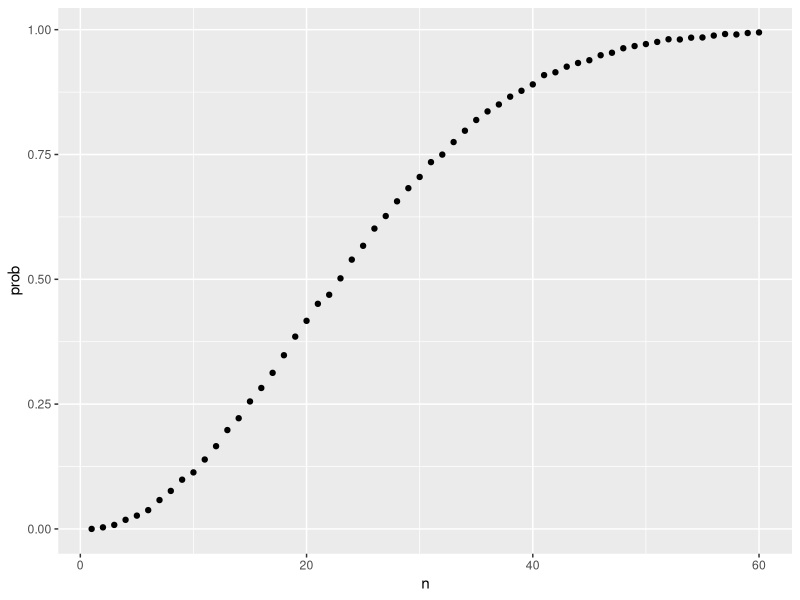
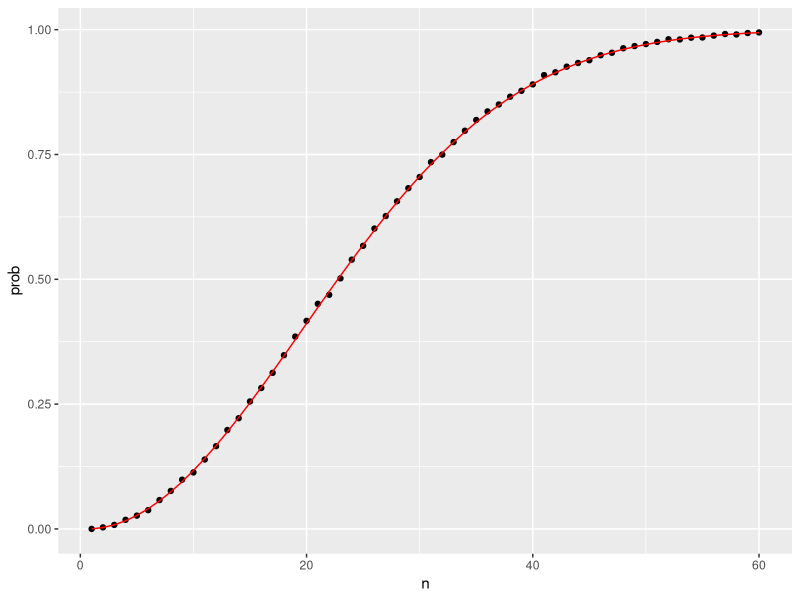
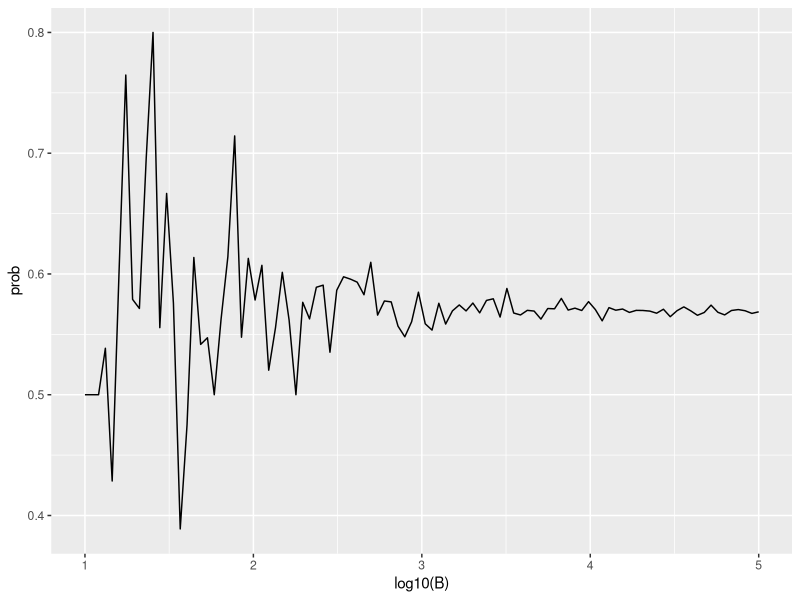
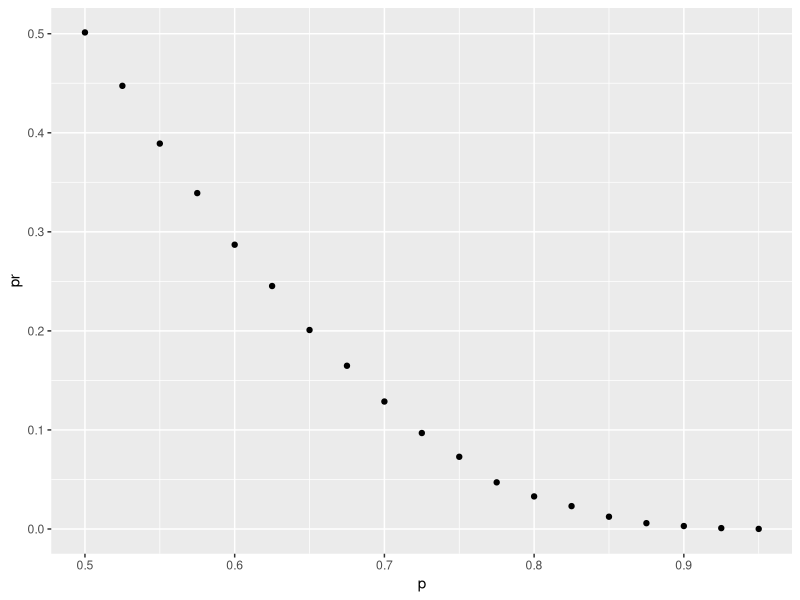
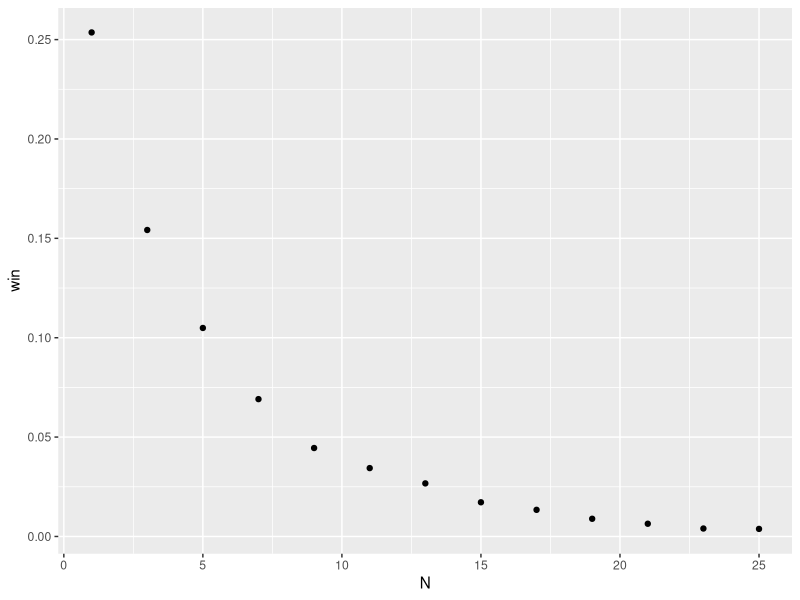
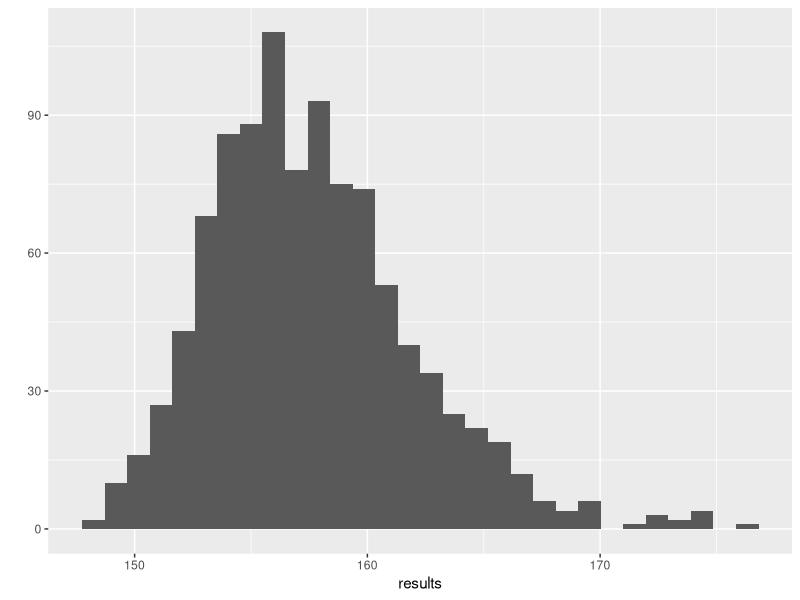

R code for these plots, in order:
## ---- chunk 1
install.packages("tidyverse")
library(tidyverse)
## ---- chunk 2
number <- "Three"
suit <- "Hearts"
paste(number, suit)
## ---- chunk 3
paste(letters[1:5], as.character(1:5))
## ---- chunk 4
expand.grid(pants = c("blue", "black"), shirt = c("white", "grey", "plaid"))
## ---- chunk 5
suits <- c("Diamonds", "Clubs", "Hearts", "Spades")
numbers <- c("Ace", "Deuce", "Three", "Four", "Five", "Six", "Seven", 
             "Eight", "Nine", "Ten", "Jack", "Queen", "King")
deck <- expand.grid(number=numbers, suit=suits)
deck <- paste(deck$number, deck$suit)
## ---- chunk 6
kings <- paste("King", suits)
mean(deck %in% kings)
#> [1] 0.0769
## ---- chunk 7
install.packages("gtools")
library(gtools)
permutations(3, 2)
## ---- chunk 8
all_phone_numbers <- permutations(10, 7, v = 0:9)
n <- nrow(all_phone_numbers)
index <- sample(n, 5)
all_phone_numbers[index,]
## ---- chunk 9
hands <- permutations(52, 2, v = deck)
## ---- chunk 10
first_card <- hands[,1]
second_card <- hands[,2]
## ---- chunk 11
kings <- paste("King", suits)
sum(first_card %in% kings)
## ---- chunk 12
sum(first_card%in%kings & second_card%in%kings) / sum(first_card%in%kings)
## ---- chunk 13
mean(first_card%in%kings & second_card%in%kings) / mean(first_card%in%kings)
## ---- chunk 14
combinations(3,2)
## ---- chunk 15
aces <- paste("Ace", suits)

facecard <- c("King", "Queen", "Jack", "Ten")
facecard <- expand.grid(number = facecard, suit = suits)
facecard <- paste(facecard$number, facecard$suit)

hands <- combinations(52, 2, v = deck)
mean(hands[,1] %in% aces & hands[,2] %in% facecard)
## ---- chunk 16
mean((hands[,1] %in% aces & hands[,2] %in% facecard) |
       (hands[,2] %in% aces & hands[,1] %in% facecard))
## ---- chunk 17
hand <- sample(deck, 2)
hand
## ---- chunk 18
(hands[1] %in% aces & hands[2] %in% facecard) | 
  (hands[2] %in% aces & hands[1] %in% facecard)
## ---- chunk 19
blackjack <- function(){
   hand <- sample(deck, 2)
  (hand[1] %in% aces & hand[2] %in% facecard) | 
    (hand[2] %in% aces & hand[1] %in% facecard)
}
## ---- chunk 20
blackjack()
## ---- chunk 21
B <- 10000
results <- replicate(B, blackjack())
mean(results)
## ---- chunk 22
B <- 10000
monty_hall <- function(strategy){
  doors <- as.character(1:3)
  prize <- sample(c("car", "goat", "goat"))
  prize_door <- doors[prize == "car"]
  my_pick  <- sample(doors, 1)
  show <- sample(doors[!doors %in% c(my_pick, prize_door)],1)
  stick <- my_pick
  stick == prize_door
  switch <- doors[!doors%in%c(my_pick, show)]
  choice <- ifelse(strategy == "stick", stick, switch)
  choice == prize_door
}
stick <- replicate(B, monty_hall("stick"))
mean(stick)
switch <- replicate(B, monty_hall("switch"))
mean(switch)
## ---- chunk 23
n <- 50
bdays <- sample(1:365, n, replace = TRUE)
## ---- chunk 24
duplicated(c(1,2,3,1,4,3,5))
## ---- chunk 25
any(duplicated(bdays))
## ---- chunk 26
B <- 10000
same_birthday <- function(n){
  bdays <- sample(1:365, n, replace=TRUE)
  any(duplicated(bdays))
}
results <- replicate(B, same_birthday(50))
mean(results)
#> [1] 0.969
## ---- chunk 27
compute_prob <- function(n, B=10000){
  results <- replicate(B, same_birthday(n))
  mean(results)
}
## ---- chunk 28
n <- seq(1,60)
prob <- sapply(n, compute_prob)
## ---- chunk 29
library(tidyverse)
prob <- sapply(n, compute_prob)
qplot(n, prob)
## ---- chunk 30
exact_prob <- function(n){
  prob_unique <- seq(365,365-n+1)/365 
  1 - prod( prob_unique)
}
eprob <- sapply(n, exact_prob)
qplot(n, prob) + geom_line(aes(n, eprob), col = "red")
## ---- chunk 31
B <- 10^seq(1, 5, len = 100)
compute_prob <- function(B, n=25){
  same_day <- replicate(B, same_birthday(n))
  mean(same_day)
}
prob <- sapply(B, compute_prob)
qplot(log10(B), prob, geom = "line")
## ---- chunk 32
3/(3+5+7)
## ---- chunk 33
1-0.2
## ---- chunk 34
0.2*(1-(2/14))
## ---- chunk 35
0.2*0.8
## ---- chunk 36
#독립사건이다
7/(3+5+7)
## ---- chunk 37
(5/6)^6
## ---- chunk 38
1-(0.6)^7
## ---- chunk 39
celtic_wins <- sample(c(0,1), 4, replace = TRUE, prob = c(0.6, 0.4))
## ---- chunk 40
B <- 10000
my_function <- function(n){
  celtic_wins <- sample(c(0,1), n, replace = TRUE, prob = c(0.6, 0.4)) 
  sum(celtic_wins)
}
results <- replicate(B, my_function(7))
mean(results > 0)
## ---- chunk 41
a <- 1/2
1 - (a^3 + (a^4)*3 + (a^5)*6 + (a^6)*10)
## ---- chunk 42
my_function2 <- function(n){
  Cavs_win <- sample(c(0,1), n, replace = TRUE, prob = c(0.5, 0.5))
  sum(Cavs_win)
}
results <- replicate(B, my_function2(6))
mean(results >= 4)                    
## ---- chunk 43
prob_win <- function(p){
  B <- 10000
  result <- replicate(B, {
    b_win <- sample(c(1,0), 7, replace = TRUE, prob = c(1-p, p))
    sum(b_win)>=4
  })
  mean(result)
}
## ---- chunk 44
p <- seq(0.5, 0.95, 0.025)
pr <- sapply(p, prob_win)
qplot(x = p, y = pr, data = data.frame(pr))
## ---- chunk 45
prob_win <- function(N, p=0.75){
  B <- 10000
  result <- replicate(B, {
    b_win <- sample(c(1,0), N, replace = TRUE, prob = c(1-p, p))
    sum(b_win)>=(N+1)/2
  })
  mean(result)
}

N <- seq(1, 25, 2)
win <- sapply(N, prob_win)
qplot(x = N, y = win, data = data.frame(win))
## ---- chunk 46
pnorm(5*12, 64, 3)
## ---- chunk 47
1 - pnorm(6*12, 64, 3)
## ---- chunk 48
pnorm(67, 64, 3) - pnorm(61, 64, 3)
## ---- chunk 49
pnorm(67*2.54, 64*2.54, 3*2.54) - pnorm(61*2.54, 64*2.54, 3*2.54)
## ---- chunk 50
pnorm(66, 63, 3) - pnorm(60, 63, 3)
## ---- chunk 51
qnorm(0.99, 69, 3)
## ---- chunk 52
B <- 1000
results <- replicate(B, {rnorm(10000, 100, 15) %>% max()})

qplot(data = data.frame(results), x= results, geom = "histogram")
